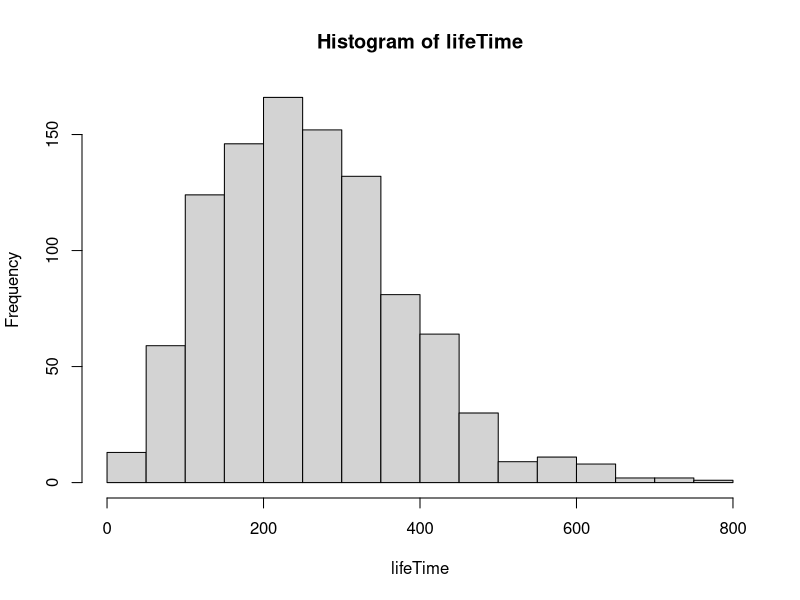
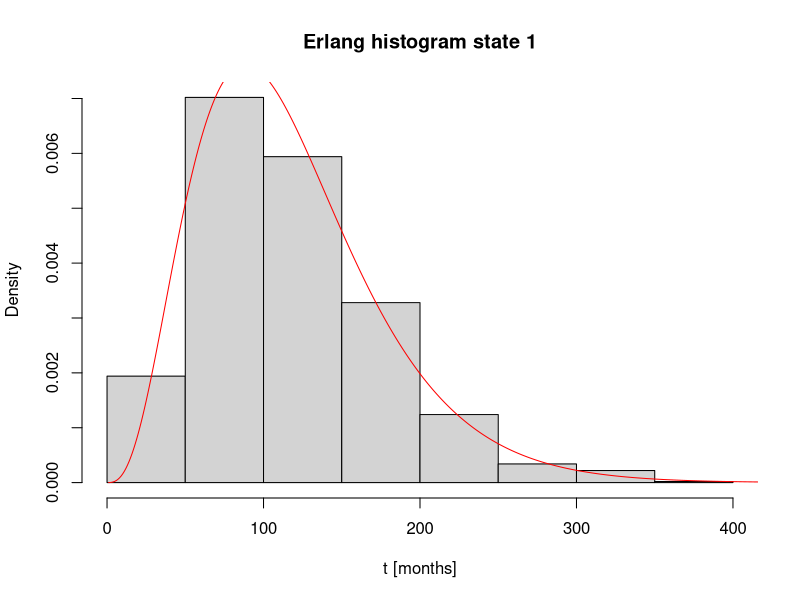

R code for these plots, in order:
############# Extra
library(expm)
rm(list=ls())

#Initialize Q-matrix
Q = matrix(
  c(-0.0085,  0.005,  0.0025,       0,   0.001,
    0, -0.014,   0.005,   0.004,   0.005,
    0,      0,  -0.008,   0.003,   0.005,
    0,      0,       0,  -0.009,   0.009,
    0,      0,       0,       0,       0),
  nrow = 5,
  ncol = 5)
Q <- t(Q)


############# Task 11
#Initializations
woman = rep(1,1000) # Create 1000 women
N.iter = 1000
count = matrix(0, ncol = 5, nrow = N.iter) #
variable = 1
k = 4 # k is the Erlang "shape"

# Simulate the lifetime of the women
for (i in 1:N.iter){
  while (woman[i]<5){ #Woman has to have state under 5. otherwise they are dead
    event = rexp(1,rate=-k * Q[woman[i],woman[i]])
    count[i,woman[i]] = count[i,woman[i]] + event
    if (woman[i] <4 & variable == k){
      woman[i]=sample(x = c((woman[i]+1):5), size =1, replace =TRUE,
                      prob =-(Q[woman[i],(woman[i]+1):5])/Q[woman[i],woman[i]])
      variable = 1 # First fase in new state
    }
    else if (variable != k){
      variable = variable +1 # Next state
    } else {
      woman[i]=5
      variable = 1 # State is reset
    }
  }
}

# Visualize the lifetime for the women
lifeTime = rowSums(count)
hist(lifeTime)

hist(count[,1],main = 'Erlang histogram state 1', xlab = 't [months]',prob = TRUE)
U = c(seq(1,500))
lambda = -Q[1,1]*k

Erlangdist = (lambda^k*U^(k-1)*exp(-lambda*U))/factorial(k-1)
lines(U,Erlangdist,col = 'red')
